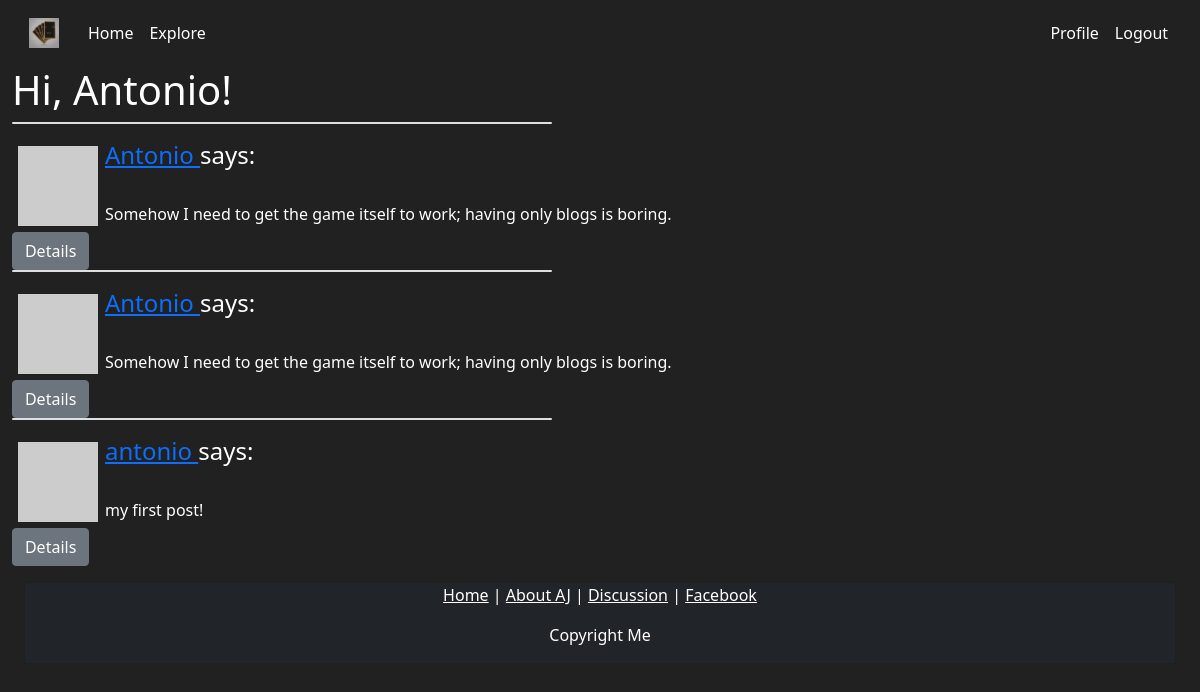
Screenshot of /explore (signed in) with the database file from the repository.
### app/models.py (models this page shows, shortened)
class User(UserMixin, db.Model):
    id = db.Column(db.Integer, primary_key=True)
    username = db.Column(db.String(64), index=True, unique=True)
    email = db.Column(db.String(120), index=True, unique=True)
    password_hash = db.Column(db.String(128))
    posts = db.relationship('Post', backref='author', lazy='dynamic')
    about_me = db.Column(db.String(140))
    last_seen = db.Column(db.DateTime, default=datetime.utcnow)
    def avatar(self, size):
        digest = md5(self.email.lower().encode('utf-8')).hexdigest()
        return 'https://www.gravatar.com/avatar/{}?d=identicon&s={}'.format(
            digest, size)
    followed = db.relationship(
        'User', secondary=followers,
        primaryjoin=(followers.c.follower_id == id),
        secondaryjoin=(followers.c.followed_id == id),
        backref=db.backref('followers', lazy='dynamic'), lazy='dynamic')

class Post(db.Model):
    id = db.Column(db.Integer, primary_key=True)
    body = db.Column(db.String(140))
    timestamp = db.Column(db.DateTime, index=True, default=datetime.utcnow)
    user_id = db.Column(db.Integer, db.ForeignKey('user.id'))

### app/routes.py (the view)
@app.route('/explore')
@login_required
def explore():
    page = request.args.get('page', 1, type=int)
    posts = Post.query.order_by(Post.timestamp.desc()).paginate(
        page, app.config['POSTS_PER_PAGE'], False)
    next_url = url_for('explore', page=posts.next_num) \
        if posts.has_next else None
    prev_url = url_for('explore', page=posts.prev_num) \
        if posts.has_prev else None
    return render_template("discussion.html", title='Explore', posts=posts.items,
                          next_url=next_url, prev_url=prev_url)

### app/models.py (called while the page is built)
@login.user_loader
def load_user(id):
    return User.query.get(int(id))

### app/routes.py (called while the page is built)
@app.before_request
def before_request():
    if current_user.is_authenticated:
        current_user.last_seen = datetime.utcnow()
        db.session.commit()

### app/templates/discussion.html (shortened to what this page needs)
{% extends "base.html" %}
{% block content %}
    <h1>Hi, {{ current_user.username }}!</h1>
    {% for post in posts %}
        {% include '_post.html' %}
    {% endfor %}
{% endblock %}

### app/templates/base.html (shortened to what this page needs)
<!DOCTYPE html>
<html lang="en">
<head>
<link rel="stylesheet" href="https://cdnjs.cloudflare.com/ajax/libs/twitter-bootstrap/5.0.0-beta1/css/bootstrap.min.css">
<link rel="stylesheet" href="https://cdnjs.cloudflare.com/ajax/libs/font-awesome/5.15.2/css/all.min.css">
<link rel="stylesheet" href="/static/style.css">
</head>
<body>
    {% include 'navbar.html' %}
    {% block content %}{% endblock %}
<footer class="footer mt-auto py-3 bg-#212121">
    <div class="container-fluid">
        <div class="row">
            <div class="col-md-12">
                <div class="card bg-dark">
                    <p class="text-white" style="text-align:center">
                        <a href='/' class="text-white">Home</a> |
                        <a href='/aj' class="text-white">About AJ</a> |
                        <a href='/discussion' class="text-white">Discussion</a> |
                        <a href='/' class="text-white">Facebook</a>
                    </p>
                    <p class='text-white' style="text-align:center">Copyright Me</p>
                </div>
            </div>
        </div>
    </div>
</footer>
</body>
</html>

### app/templates/navbar.html (shortened to what this page needs)
{% block content %}
<nav class="navbar navbar-expand-lg navbar-dark">
    <div class="container-fluid">
        <a class="navbar-brand" href="{{ url_for('index') }}">
            <img src="/static/assets/cards.jpg" width="30" height="30" alt="Cards"/>
        </a>
      <div class="collapse navbar-collapse" id="navbarNav">
        <ul class="navbar-nav me-auto mb-2 mb-lg-0">
            <li class="nav-item"><a class="nav-link active" aria-current="page" href="{{ url_for('index') }}">Home </a></li>
            <li class="nav-item"><a class="nav-link active" aria-current="page" href="{{ url_for('explore') }}">Explore </a></li>
        </ul>
        <ul class="nav navbar-nav navbar-right">
            {% if current_user.is_anonymous %}
            <li class="nav-item"><a class="nav-link active" aria-current="page" href="{{ url_for('login') }}">Login </a></li>
            <li class="nav-item"><a class="nav-link active" aria-current="page" href="{{ url_for('register') }}">Register </a></li>
            {% else %}
            <li class="nav-item"><a class="nav-link active" aria-current="page" href="{{ url_for('user', username=current_user.username) }}">Profile </a></li>
            <li class="nav-item"><a class="nav-link active" aria-current="page" href="{{ url_for('logout') }}">Logout </a></li>
            {% endif %}
        </ul>
      </div>
    </div>
  </nav>
{% endblock %}

### app/templates/_post.html
<table>
    <tr valign="top">
        <div class="card mb-3" style="max-width:540px">
        <div class="row g-0">
        <td>
            <div class="col-md-4">
                <img src="{{ post.author.avatar(75) }}">
            </div>
        </td>
        <td>
            <h4 class='card-title'><a href="{{ url_for('user', username=post.author.username) }}">
                {{ post.author.username }}
            </a>
            says:</h4><br>{{ post.body }}
        </td>
    </div>
</div>
</tr>
</table>
<a href='{{ url_for("post_detail", post_id=post_id) }}'><button class='btn btn-secondary'>Details</button></a>

### app/static/style.css (style rules this page uses)
body, html { margin-left:0.5%; margin-right:0.5%; }
img { float: left; margin: 5px }

### app/templates/base.html (style rules this page uses)
body { background-color: #212121; color: white }

### rows the page displays
User: username "Antonio"
Post: author.username "Antonio", body "Somehow I need to get the game itself to work; having only blogs is boring."
Post: author.username "Antonio", body "Somehow I need to get the game itself to work; having only blogs is boring."
Post: author.username "antonio", body "my first post!"
